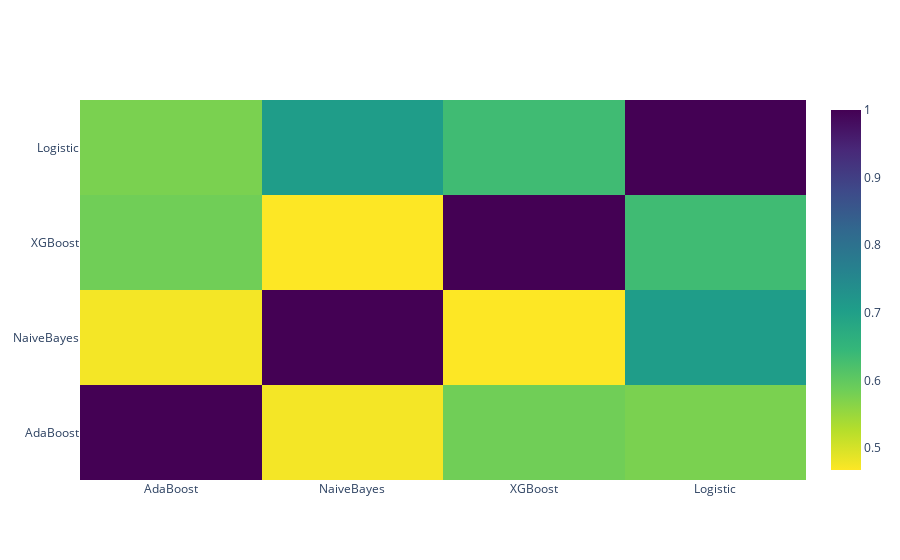

The cell this chart's notebook holds for it:
### Markdown cell above
Here we can see the correlation between our models - after a lot of experimenting I decided that these would be best to include as SVM, Gradient Boosting and Random Forests were too similar to the chosen models and final predictions were not affected.

### Code cell
import plotly.offline as py
py.init_notebook_mode(connected=True)
import plotly.graph_objs as go
import plotly.tools as tls
data = [
    go.Heatmap(
        z= base_predictions_train.astype(float).corr().values ,
        x=base_predictions_train.columns.values,
        y= base_predictions_train.columns.values,
          colorscale='Viridis',
            showscale=True,
            reversescale = True
    )
]
py.iplot(data, filename='labelled-heatmap')

### Figure 1 — Plotly figure (JSON) as saved in the notebook; plotly's stock layout.template omitted (floating-point values rounded to 4 significant figures)
{"data": [{"colorscale": [[0.0, "#440154"], [0.1111, "#482878"], [0.2222, "#3e4989"], [0.3333, "#31688e"], [0.4444, "#26828e"], [0.5556, "#1f9e89"], [0.6667, "#35b779"], [0.7778, "#6ece58"], [0.8889, "#b5de2b"], [1.0, "#fde725"]], "reversescale": true, "showscale": true, "type": "heatmap", "x": ["AdaBoost", "NaiveBayes", "XGBoost", "Logistic"], "y": ["AdaBoost", "NaiveBayes", "XGBoost", "Logistic"], "z": [[1.0, 0.4753, 0.5844, 0.5758], [0.4753, 1.0, 0.4677, 0.7067], [0.5844, 0.4677, 1.0, 0.6338], [0.5758, 0.7067, 0.6338, 1.0]]}], "layout": {}}
